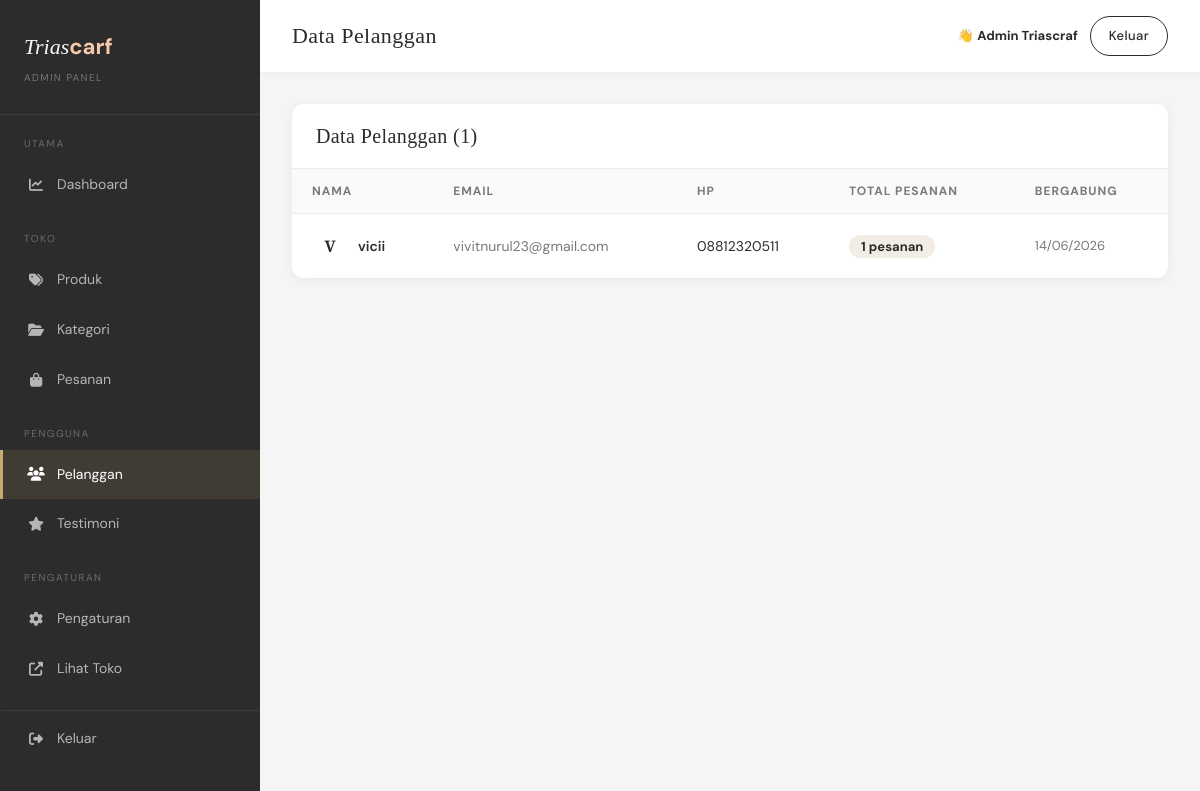
/triascraf/admin/pages/users.php (signed in), run on the app's committed database.
### tables this page shows
CREATE TABLE `users` (
  `id` int(11) NOT NULL,
  `name` varchar(100) NOT NULL,
  `email` varchar(150) NOT NULL,
  `password` varchar(255) NOT NULL,
  `phone` varchar(20) DEFAULT NULL,
  `address` text DEFAULT NULL,
  `city` varchar(100) DEFAULT NULL,
  `province` varchar(100) DEFAULT NULL,
  `postal_code` varchar(10) DEFAULT NULL,
  `role` enum('user','admin') DEFAULT 'user',
  `created_at` timestamp NOT NULL DEFAULT current_timestamp()
);

### triascraf/admin/pages/users.php (the view, shortened to what this page needs)
<?php
require_once '../includes/auth.php';
$users = $conn->query("SELECT u.*, COUNT(o.id) as order_count FROM users u LEFT JOIN orders o ON o.user_id=u.id WHERE u.role='user' GROUP BY u.id ORDER BY u.created_at DESC");
?>
<?php include '../includes/admin_header.php'; ?>
<div class="admin-table-box">
    <div class="admin-table-header"><h3>Data Pelanggan (<?= $users->num_rows ?>)</h3></div>
    <table class="admin-table">
        <thead><tr><th>Nama</th><th>Email</th><th>HP</th><th>Total Pesanan</th><th>Bergabung</th></tr></thead>
        <tbody>
        <?php while($u = $users->fetch_assoc()): ?>
        <tr>
            <td>
                <div style="display:flex;align-items:center;gap:10px">
                    <div style="width:36px;height:36px;background:var(--petal);border-radius:50%;display:flex;align-items:center;justify-content:center;font-family:'Cormorant Garamond',serif;font-size:16px;color:var(--rose);font-weight:700">
                        <?= strtoupper(substr($u['name'],0,1)) ?>
                    </div>
                    <span style="font-weight:600"><?= htmlspecialchars($u['name']) ?></span>
                </div>
            </td>
            <td style="color:var(--muted)"><?= htmlspecialchars($u['email']) ?></td>
            <td><?= htmlspecialchars($u['phone'] ?: '—') ?></td>
            <td><span style="background:var(--ivory);padding:3px 12px;border-radius:50px;font-size:13px;font-weight:700"><?= $u['order_count'] ?> pesanan</span></td>
            <td style="font-size:13px;color:var(--muted)"><?= date('d/m/Y', strtotime($u['created_at'])) ?></td>
        </tr>
        <?php endwhile; ?>
        </tbody>
    </table>
</div>
<?php include '../includes/admin_footer.php'; ?>

### triascraf/assets/css/style.css (style rules this page uses)
:root { --cream: #FAF7F2; --ivory: #F2EDE4; --rose-gold: #C9A96E; --rose-deep: #A8834A; --sage: #6B7B6E; --sage-light: #E8EDE9; --charcoal: #2C2C2C; --muted: #7A7A7A; --white: #FFFFFF; --error: #C0392B; --success: #27AE60; --shadow-sm: 0 2px 12px rgba(0,0,0,0.06); --shadow-md: 0 8px 32px rgba(0,0,0,0.10); --shadow-lg: 0 20px 60px rgba(0,0,0,0.12); --radius: 12px; --radius-lg: 20px; --transition: 0.3s ease; }
* { margin: 0; padding: 0; box-sizing: border-box; }
html { scroll-behavior: smooth; }
body { font-family: 'DM Sans', sans-serif; background: var(--cream); color: var(--charcoal); font-size: 15px; line-height: 1.7; }
h1, h2, h3 { font-family: 'Cormorant Garamond', serif; font-weight: 400; letter-spacing: 0.02em; line-height: 1.2; }
.admin-table-box { background: white; border-radius: var(--radius); box-shadow: var(--shadow-sm); overflow: hidden; }
.admin-table-header { padding: 20px 24px; border-bottom: 1px solid var(--ivory); display: flex; align-items: center; justify-content: space-between; }
.admin-table-header h3 { font-size: 20px; }
.admin-table { width: 100%; border-collapse: collapse; }
.admin-table th { text-align: left; padding: 12px 20px; font-size: 12px; letter-spacing: 0.08em; text-transform: uppercase; color: var(--muted); background: #FAFAFA; border-bottom: 1px solid var(--ivory); }
.admin-table td { padding: 14px 20px; border-bottom: 1px solid var(--ivory); font-size: 14px; }
.admin-table tr:last-child td { border-bottom: none; }

### data on the page
users: name "V", name "vicii", email "vivitnurul23@gmail.com", phone "08812320511", order_count "1", created_at "14/06/2026"

### other printed values
$adminTitle "Data Pelanggan"
$_SESSION['user_name'] "Admin Triascraf"
$users->num_rows "1"
